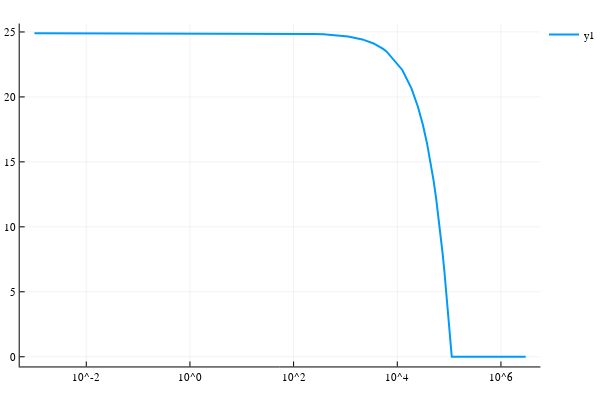

Notebook cell for this chart:
### Code cell
spdata = Chemostat.v1.FBA.s.(fbaress,Sid,Stid);
sp = plot((ξrange, spdata), xaxis = :log, lw = 2)

### Figure 1 — Plotly figure (JSON) as saved in the notebook; plotly's stock layout.template omitted (floating-point values rounded to 4 significant figures; data arrays with more than 128 entries replaced by an {"elided": "..."} marker saying what was removed)
{"data": [{"colorbar": {"title": ""}, "hoverinfo": "text", "legendgroup": "y1", "line": {"color": "rgba(0, 154, 250, 1.000)", "dash": "solid", "shape": "linear", "width": 2}, "mode": "lines", "name": "y1", "showlegend": true, "text": {"elided": "255 null values"}, "type": "scatter", "x": {"elided": "255 float values"}, "xaxis": "x1", "y": {"elided": "255 float values"}, "yaxis": "y1"}], "layout": {"annotations": [], "height": 400, "legend": {"bgcolor": "rgba(255, 255, 255, 1.000)", "bordercolor": "rgba(0, 0, 0, 1.000)", "font": {"color": "rgba(0, 0, 0, 1.000)", "family": "sans-serif", "size": 11}, "tracegroupgap": 0, "x": 1, "y": 1}, "margin": {"b": 20, "l": 0, "r": 0, "t": 20}, "paper_bgcolor": "rgba(255, 255, 255, 1.000)", "plot_bgcolor": "rgba(255, 255, 255, 1.000)", "showlegend": true, "width": 600, "xaxis": {"anchor": "y1", "domain": [0.03619, 0.9934], "gridcolor": "rgba(0, 0, 0, 0.100)", "gridwidth": 0.5, "linecolor": "rgba(0, 0, 0, 1.000)", "mirror": false, "range": [-3.284, 6.761], "showgrid": true, "showline": true, "showticklabels": true, "tickangle": 0, "tickcolor": "rgb(0, 0, 0)", "tickfont": {"color": "rgba(0, 0, 0, 1.000)", "family": "sans-serif", "size": 11}, "tickmode": "array", "ticks": "inside", "ticktext": ["10^-2", "10^0", "10^2", "10^4", "10^6"], "tickvals": [0.01, 1, 100, 10000, 1000000], "title": "", "titlefont": {"color": "rgba(0, 0, 0, 1.000)", "family": "sans-serif", "size": 15}, "type": "log", "visible": true, "zeroline": false, "zerolinecolor": "rgba(0, 0, 0, 1.000)"}, "yaxis": {"anchor": "x1", "domain": [0.03762, 0.9902], "gridcolor": "rgba(0, 0, 0, 0.100)", "gridwidth": 0.5, "linecolor": "rgba(0, 0, 0, 1.000)", "mirror": false, "range": [-0.747, 25.65], "showgrid": true, "showline": true, "showticklabels": true, "tickangle": 0, "tickcolor": "rgb(0, 0, 0)", "tickfont": {"color": "rgba(0, 0, 0, 1.000)", "family": "sans-serif", "size": 11}, "tickmode": "array", "ticks": "inside", "ticktext": ["0", "5", "10", "15", "20", "25"], "tickvals": [0, 5, 10, 15, 20, 25], "title": "", "titlefont": {"color": "rgba(0, 0, 0, 1.000)", "family": "sans-serif", "size": 15}, "type": "-", "visible": true, "zeroline": false, "zerolinecolor": "rgba(0, 0, 0, 1.000)"}}}
